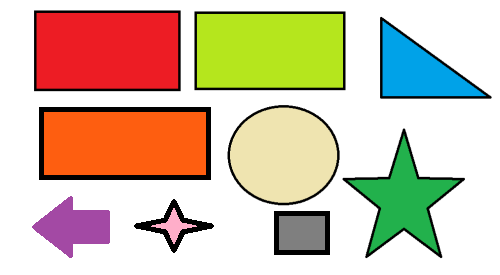
#> input picture scripts/raspberry-pi/computer-vision/v.1.2 ImageRecognition_Laptop/colorImg.png, 500 x 275 px
$ python v.1.2_imageRecognitionAlg.py
#> lines starting #> are read from the running program, lines starting #| are printed output that depends on the picture; after the words box and inside, x2 and y2 are one past the last pixel; in counts of white or black regions, pixels touching at a corner belong together
#> further down, frame is the input picture: shape (275, 500, 3); mean B, G, R 170.8, 194.3, 211.8
#> `hsv = cv2.cvtColor(frame, cv2.COLOR_BGR2HSV)`: hsv: shape (275, 500, 3); mean H, S, V 28.4, 75.8, 227.1
#> (the call stopped at in recogniseCharacter, `text = tess.image_to_string(frame)`: pytesseract is not available in this run)
################################################ Image Recogntion Algorythm ###############################################


#Including needed libraries

import cv2                       #Libary for image processing
import numpy as np               #Libary for matrix processing
import pytesseract as tess       #Libary for character recognition
tess.pytesseract.tesseract_cmd = r'C:\Program Files\Tesseract-OCR\tesseract.exe' #Installed software "Tesseract" directory path
from PIL import Image            #Python Image Library
import time                      #LIbrary for countig time


##################################################### FUNCTION DEFINITIONS ################################################

def recogniseCharacter(frame):

    #frame = cv2.imread('colorImg.png',0)
    #cv2.imshow("Greyscale img", frame)

    #Try to find character on image
    text = tess.image_to_string(frame)

    #Print founded chharacter
    print('Character which is recognised is: "',text,'"')


def pixelCounter(image):

    width, height=image.size
#> width = 500; height = 275
    #print("Width ",width,", Height ", height)
    imagePixelNumber=width*height
#> imagePixelNumber = 137500
    return imagePixelNumber
    #print("Total image number of pixel is ", imagePixelNumber)


def redColorFilter(hsv,image):

    imagePixelNumber=pixelCounter(image)
#> imagePixelNumber = 137500
    #print("Total image number of pixel is ", imagePixelNumber)

    #Matrix which contains minimal HSV values for red color
    minRedIntervalValues = np.array([174, 0, 0])
    #Matrix which contains maximal HSV values for red color
    maxRedIntervalValues= np.array([255,237,253])

    #Matrix which filter image
    redMask = cv2.inRange(hsv,minRedIntervalValues , maxRedIntervalValues)
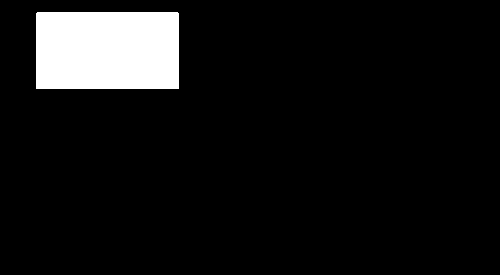
#> redMask: shape (275, 500); 8% white; 1 white region, box (x1, y1, x2, y2) and area: (36, 12, 179, 89) 11009
    #Final filtered image, matrix format
    #finall_Image = cv2.bitwise_and(frame, frame, mask=redMask)

    #Opens three image windows: image "frame", image "mask" and finall image "res"
    #cv2.imshow("Red Mask", redMask)

    #Nuber of white pixels on the image red color filter
    numberOfRedPixel=cv2.countNonZero(redMask)
#> numberOfRedPixel = 11009
    #Percent of white pixels on the image Red color filter
    numberOfRedPixelPercent=(numberOfRedPixel/imagePixelNumber)*100
#> numberOfRedPixelPercent = 8.01

    ###print("Recognised color is Red with ",round(numberOfRedPixelPercent,2),"%")


def orangeColorFilter(hsv,image):

    imagePixelNumber=pixelCounter(image)
#> imagePixelNumber = 137500
    #print("Total image number of pixel is ", imagePixelNumber)

    #Matrix which contains minimal HSV values for Orange color
    minOrangeIntervalValues = np.array([4, 39, 0])
    #Matrix which contains maximal HSV values for Orange color
    maxOrangeIntervalValues= np.array([11, 255, 255])

    #Matrix which filter image
    OrangeMask = cv2.inRange(hsv,minOrangeIntervalValues , maxOrangeIntervalValues)
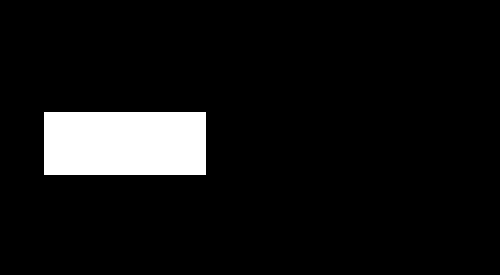
#> OrangeMask: shape (275, 500); 7.4% white; 1 white region, box (x1, y1, x2, y2) and area: (44, 112, 206, 175) 10206
    #Final filteOrange image, matrix format
    #finall_Image = cv2.bitwise_and(frame, frame, mask=OrangeMask)

    #Opens three image windows: image "frame", image "mask" and finall image "res"
    #cv2.imshow("Orange Mask", OrangeMask)

    #Nuber of white pixels on the image Orange color filter
    numberOfOrangePixel=cv2.countNonZero(OrangeMask)
#> numberOfOrangePixel = 10206
    #Percent of white pixels on the image Orange color filter
    numberOfOrangePixelPercent=(numberOfOrangePixel/imagePixelNumber)*100
#> numberOfOrangePixelPercent = 7.42

    ###print("Recognised color is Orange with ",round(numberOfOrangePixelPercent,2),"%")


def greenColorFilter(hsv,image):

    imagePixelNumber=pixelCounter(image)
#> imagePixelNumber = 137500
    #print("Total image number of pixel is ", imagePixelNumber)

    #Matrix which contains minimal HSV values for Green color
    minGreenIntervalValues = np.array([28, 200, 0])
    #Matrix which contains maximal HSV values for Green color
    maxGreenIntervalValues= np.array([72, 255, 255])

    #Matrix which filter image
    GreenMask = cv2.inRange(hsv,minGreenIntervalValues , maxGreenIntervalValues)
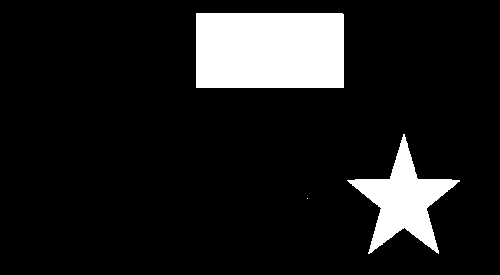
#> GreenMask: shape (275, 500); 11.6% white; 3 white regions (1 under 20 px), largest, box (x1, y1, x2, y2) and area: (196, 13, 344, 88) 11099, (347, 134, 460, 254) 4848
    #Final filteGreen image, matrix format
    #finall_Image = cv2.bitwise_and(frame, frame, mask=GreenMask)

    #Opens three image windows: image "frame", image "mask" and finall image "res"
    #cv2.imshow("Green Mask", GreenMask)

    #Nuber of white pixels on the image Green color filter
    numberOfGreenPixel=cv2.countNonZero(GreenMask)
#> numberOfGreenPixel = 15948
    #Percent of white pixels on the image Green color filter
    numberOfGreenPixelPercent=(numberOfGreenPixel/imagePixelNumber)*100
#> numberOfGreenPixelPercent = 11.6

    ###print("Recognised color is Green with ",round(numberOfGreenPixelPercent,2),"%")

def showInputImage(frame):

    cv2.imshow("Ulazna slika", frame)
    #cv2.imshow("Konacna slika", finall_Image)


##################################################### PROGRAM START HERE #################################################


start_time=time.time()
print("Time_0", start_time)

counter=0                              #Counter which tells us how many times the image is taken

#Load image like matrix
frame = cv2.imread('colorImg.png')
time_1=time.time()
print("Time_1", time_1)

#Read image size
image=Image.open('colorImg.png')
time_2=time.time()
print("Time_2", time_2)

#Convert image color values to HSV format
hsv = cv2.cvtColor(frame, cv2.COLOR_BGR2HSV)
time_3=time.time()
print("Time_3", time_3)


while True:

    time_4=time.time()
    print("Start loop         ",time_4)

    recogniseCharacter(frame)
    time_5=time.time()
    print("recogniseCharacter ",time_5-time_4)

    pixelCounter(image)
    time_6=time.time()
    print("pixelCounter       ",time_6)

    redColorFilter(hsv,image)
    time_7=time.time()
    print("redColorFilter     ",time_7)

    orangeColorFilter(hsv,image)
    time_8=time.time()
    print("orangeColorFilter  ",time_8)

    greenColorFilter(hsv,image)
    time_9=time.time()
    print("greenColorFilter   ",time_9)

    showInputImage(frame)
    time_10=time.time()
    print("showInputImage     ",time_10)

    counter=counter+1

    print("\nCunter", counter)

    end_time=time.time()

    timeInterval=end_time-start_time

    if timeInterval >=10:
        print("End.")
        break

    #Exit program when key "ESC" is pressed
    key = cv2.waitKey(1)
#> (key Esc is pressed here)
    if key == 27:
       break

cv2.destroyAllWindows()
